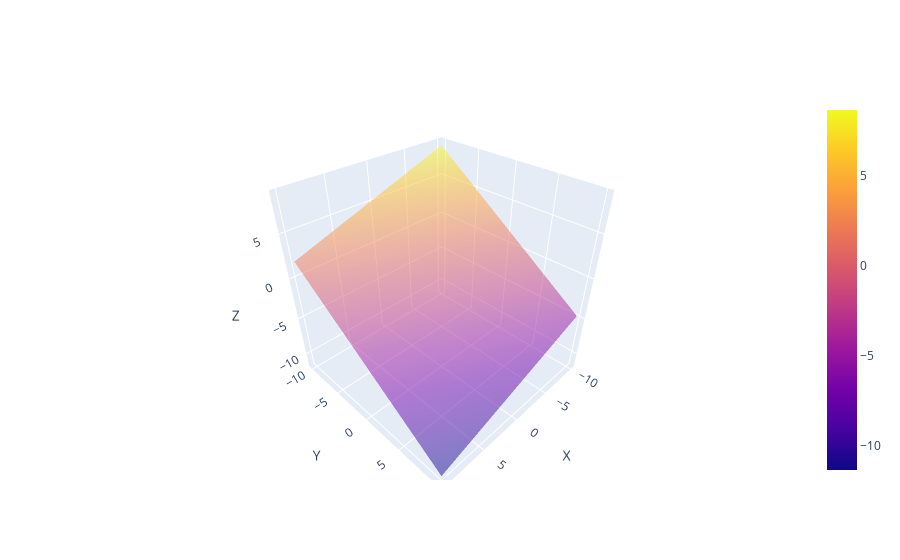

Source (notebook cell):
### Code cell
import numpy as np
import plotly.graph_objs as go

# Define the plane equation coefficients
a, b, c, d = 1, 2, 3, 4

# Create grid points for x and y
x = np.linspace(-10, 10, 100)
y = np.linspace(-10, 10, 100)
x, y = np.meshgrid(x, y)

# Calculate z for the plane equation z = ax + by + d
z = (-a * x - b * y - d) / c

# Create a surface trace for the plane
plane = go.Surface(x=x, y=y, z=z, opacity=0.5)

# Create the figure
fig = go.Figure(data=[plane])

# Update layout
fig.update_layout(
    scene=dict(
        xaxis_title='X',
        yaxis_title='Y',
        zaxis_title='Z',
    )
)

# Show the plot
# fig.show()

### Figure 1 — Plotly figure (JSON) as saved in the notebook; plotly's stock layout.template omitted (floating-point values rounded to 4 significant figures; data arrays with more than 128 entries replaced by an {"elided": "..."} marker saying what was removed)
{"data": [{"opacity": 0.5, "type": "surface", "x": {"elided": "100x100 float values"}, "y": {"elided": "100x100 float values"}, "z": {"elided": "100x100 float values"}}], "layout": {"scene": {"xaxis": {"title": {"text": "X"}}, "yaxis": {"title": {"text": "Y"}}, "zaxis": {"title": {"text": "Z"}}}}}
